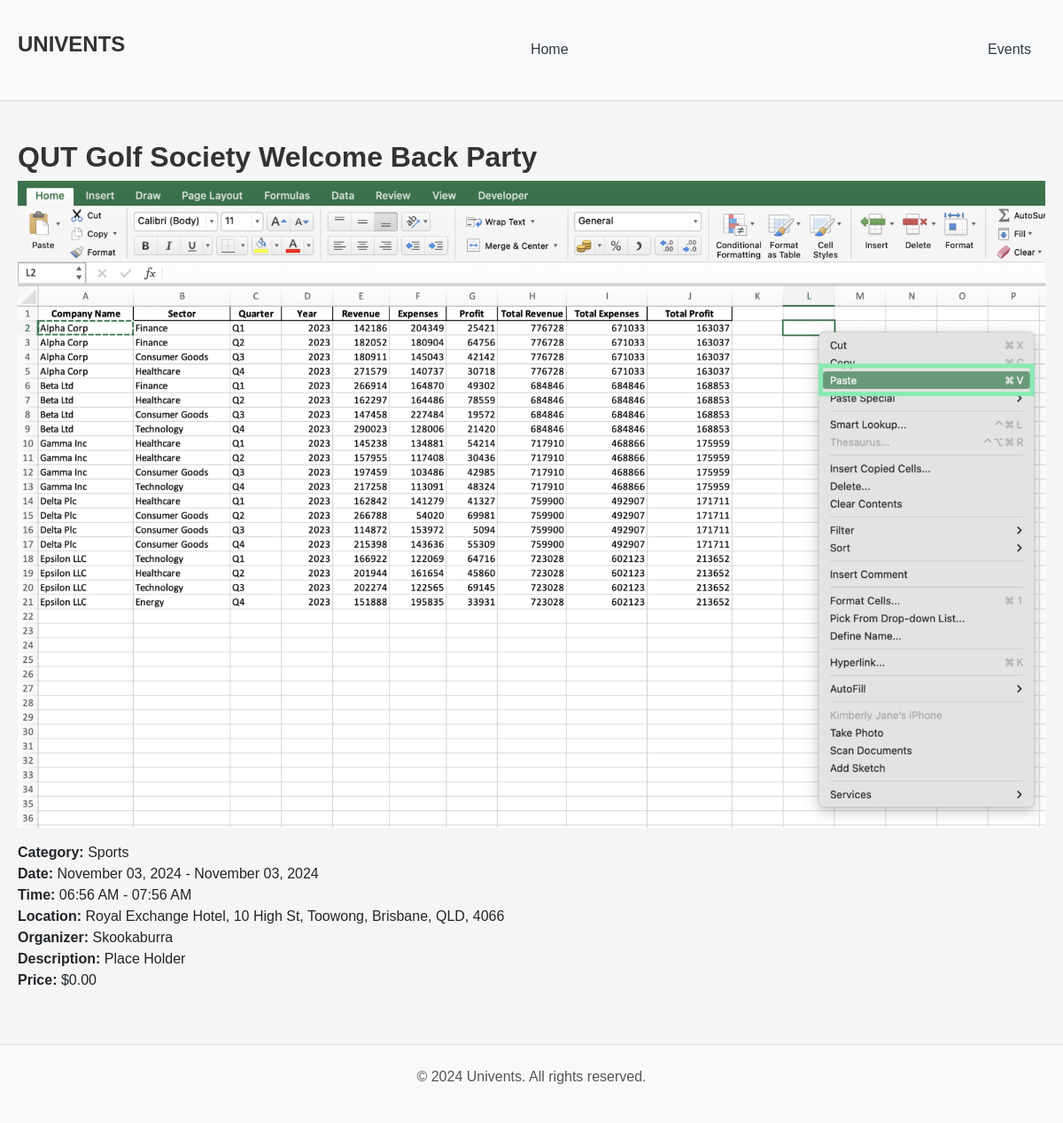
Screenshot of /event/1 with the database file from the repository.
### website/models.py (models this page shows, shortened)
class Event(db.Model):
    id = db.Column(db.Integer, primary_key=True, autoincrement=True)
    name = db.Column(db.String(100), nullable=False)
    description = db.Column(db.Text, nullable=False)
    category = db.Column(db.String(50), nullable=False)
    image_url = db.Column(db.String(200), nullable=False)
    status = db.Column(db.String(20), default='Open')  # 'Open', 'Inactive', 'Sold Out', 'Cancelled'
    location_name = db.Column(db.String(100), nullable=False)
    address = db.Column(db.String(200), nullable=False)
    city = db.Column(db.String(50), nullable=False)
    state = db.Column(db.String(50), nullable=False)
    zip_code = db.Column(db.String(20), nullable=False)
    start_date = db.Column(db.Date, nullable=False)
    start_time = db.Column(db.Time, nullable=False)
    end_date = db.Column(db.Date, nullable=False)
    end_time = db.Column(db.Time, nullable=False)
    user_id = db.Column(db.Integer, db.ForeignKey('user.id'), nullable=False)
    price_per_ticket = db.Column(db.Float, nullable=False, default=0.0)
    comments = db.relationship('Comment', backref='event', lazy=True)
    orders = db.relationship('Order', backref='event', lazy=True)

class User(db.Model, UserMixin):
    id = db.Column(db.Integer, primary_key=True, autoincrement=True)
    first_name = db.Column(db.String(50), nullable=False)
    last_name = db.Column(db.String(50), nullable=False)
    email = db.Column(db.String(100), unique=True, nullable=False)
    user_name = db.Column(db.String(100), nullable=False, unique=True)
    password_hash = db.Column(db.String(100), nullable=False)
    contact_number = db.Column(db.String(15), nullable=False)
    street_address = db.Column(db.String(150), nullable=False)
    events = db.relationship('Event', backref='owner', lazy=True)
    orders = db.relationship('Order', backref='user', lazy=True)
    comments = db.relationship('Comment', backref='user', lazy=True)

### website/views.py (the view)
@main_bp.route('/event/<int:event_id>')
def event_detail(event_id):
    event = db.session.get(Event, event_id)
    if not event:
        flash('Event not found.')
        return redirect(url_for('main.event_view'))
    related_events = Event.query.filter(Event.id != event_id).limit(2).all()  # Optional related events
    return render_template('event_detail.html', event=event, related_events=related_events)

### website/templates/event_detail.html (shortened to what this page needs)
<!DOCTYPE html>
<html lang="en">
<head>
    <link href="https://stackpath.bootstrapcdn.com/bootstrap/4.5.2/css/bootstrap.min.css" rel="stylesheet">
    <link href="{{ url_for('static', filename='styles/styles.css') }}" rel="stylesheet">
</head>
<body>
    <header class="bg-light py-3">
        <div class="container d-flex justify-content-between align-items-center">
            <h5 class="card-title">UNIVENTS</h5>
            <a href="{{ url_for('main.index') }}" class="mx-3 text-dark">Home</a>
            <a href="{{ url_for('main.event_view') }}" class="mx-3 text-dark">Events</a>
        </div>
    </header>
    <div class="container mt-4">
        <h2>{{ event.name }}</h2>
        <img src="{{ url_for('static', filename=event.image_url[7:]) }}" alt="Event Image" class="img-fluid mb-3">
        <ul class="list-unstyled">
            <li><strong>Category:</strong> {{ event.category }}</li>
            <li><strong>Date:</strong> {{ event.start_date.strftime('%B %d, %Y') }} - {{ event.end_date.strftime('%B %d, %Y') }}</li>
            <li><strong>Time:</strong> {{ event.start_time.strftime('%I:%M %p') }} - {{ event.end_time.strftime('%I:%M %p') }}</li>
            <li><strong>Location:</strong> {{ event.location_name }}, {{ event.address }}, {{ event.city }}, {{ event.state }}, {{ event.zip_code }}</li>
            <li><strong>Organizer:</strong> {{ event.owner.user_name }}</li>
            <li><strong>Description:</strong> {{ event.description }}</li>
            <li><strong>Price:</strong> ${{ "%.2f"|format(event.price_per_ticket) }}</li>
        </ul>
    </div>
    <footer class="bg-light py-4 text-center mt-4">
        <p>&copy; 2024 Univents. All rights reserved.</p>
    </footer>
</body>
</html>

### website/static/styles/styles.css (style rules this page uses)
body { font-family: 'Arial', sans-serif; margin: 0; padding: 0; background-color: #f5f5f5; }
h1, h2, h3, h4, h5, h6 { font-weight: bold; color: #333; }
p { font-size: 16px; line-height: 1.5; color: #555; }
a { text-decoration: none; color: #007bff; }
header { background-color: #ffffff; border-bottom: 1px solid #ddd; padding: 10px 0; }
header .container { display: flex; justify-content: space-between; align-items: center; }
footer { background-color: #ffffff; padding: 20px 0; border-top: 1px solid #ddd; }
.card-title { font-size: 24px; color: #333; }
.container { padding: 20px; max-width: 1200px; margin: 0 auto; }

### rows the page displays
Event: name "QUT Golf Society Welcome Back Party", image_url (picture), category "Sports", start_date "November 03, 2024", end_date "November 03, 2024", start_time "06:56 AM", end_time "07:56 AM", location_name "Royal Exchange Hotel", address "10 High St, Toowong", city "Brisbane", state "QLD", zip_code "4066", description "Place Holder", price_per_ticket "0.00"
User: owner.user_name "Skookaburra"
